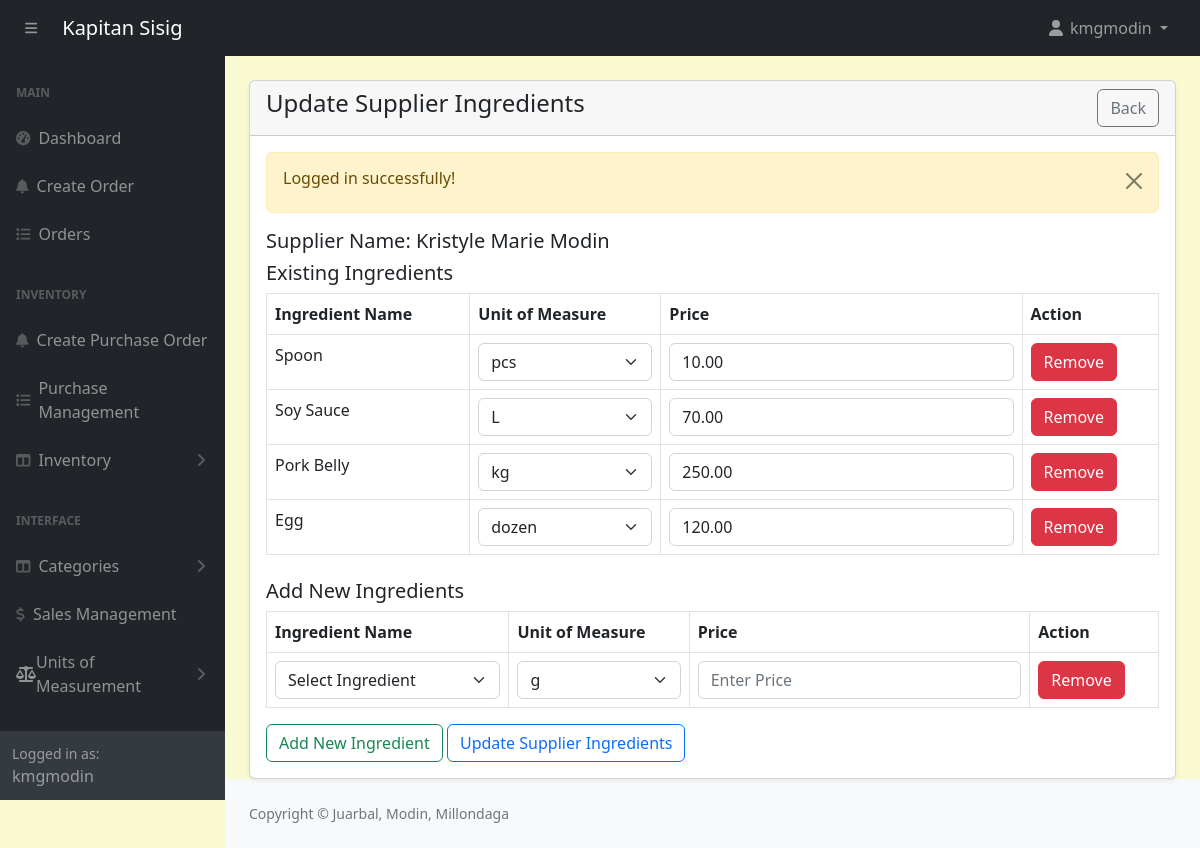
The page /admin/suppliers-ingredient-update.php?id=1 (signed in) on the database its author committed.
### tables this page shows
CREATE TABLE `suppliers` (
  `id` int(11) NOT NULL,
  `firstname` varchar(191) NOT NULL,
  `lastname` varchar(191) NOT NULL,
  `phonenumber` varchar(191) NOT NULL,
  `address` varchar(191) NOT NULL
);

CREATE TABLE `supplier_ingredients` (
  `id` int(11) NOT NULL,
  `supplier_id` int(11) NOT NULL,
  `ingredient_id` int(11) NOT NULL,
  `price` decimal(10,2) NOT NULL,
  `unit_id` int(11) NOT NULL
);

CREATE TABLE `ingredients` (
  `id` int(11) NOT NULL,
  `name` varchar(191) NOT NULL,
  `unit_id` int(11) NOT NULL,
  `category` varchar(191) NOT NULL,
  `quantity` decimal(10,2) NOT NULL,
  `reorder_point` decimal(10,2) NOT NULL
);

### admin/suppliers-ingredient-update.php (the view, shortened to what this page needs)
<?php
include('includes/header.php');
if (isset($_GET['id'])) {
    $supplierId = intval($_GET['id']);
    $supplierQuery = "SELECT * FROM suppliers WHERE id = $supplierId";
    $supplierResult = mysqli_query($conn, $supplierQuery);
    $supplier = mysqli_fetch_assoc($supplierResult);
    $ingredientsQuery = "
        SELECT si.id AS supplier_ingredient_id,
               ingredients.name AS ingredient_name,
               si.price,
               si.unit_id,
               uom.uom_name AS unit_name
        FROM supplier_ingredients si
        JOIN ingredients ON si.ingredient_id = ingredients.id
        LEFT JOIN units_of_measure uom ON si.unit_id = uom.id
        WHERE si.supplier_id = $supplierId
    ";
    $ingredientsResult = mysqli_query($conn, $ingredientsQuery);
    $hasIngredients = mysqli_num_rows($ingredientsResult) > 0;
} else {
    header('Location: suppliers.php');
    exit;
}
?>
<div class="container-fluid px-4">
    <div class="card mt-4 shadow-sm">
        <div class="card-header">
            <h4 class="mb-0">Update Supplier Ingredients
                <a href="suppliers.php" class="btn btn-outline-secondary float-end">Back</a>
            </h4>
        </div>
        <div class="card-body">
            <form action="code.php" method="POST">
                <h5>Supplier Name: <?= htmlspecialchars($supplier['firstname'] . ' ' . $supplier['lastname']); ?></h5>
                <h5>Existing Ingredients</h5>
                <table class="table table-bordered">
                    <thead>
                        <tr>
                            <th>Ingredient Name</th>
                            <th>Unit of Measure</th>
                            <th>Price</th>
                            <th>Action</th>
                        </tr>
                    </thead>
                    <tbody>
                        <?php if ($hasIngredients): ?>
                            <?php while ($ingredient = mysqli_fetch_assoc($ingredientsResult)): ?>
                                <tr>
                                    <td><?= htmlspecialchars($ingredient['ingredient_name']); ?></td>
                                    <td>
                                        <select name="unit_id[]" class="form-select" required>
                                            <?php
                                            $uomQuery = "SELECT id, uom_name FROM units_of_measure";
                                            $uomResult = mysqli_query($conn, $uomQuery);
                                            if ($uomResult && mysqli_num_rows($uomResult) > 0) {
                                                while ($uom = mysqli_fetch_assoc($uomResult)) {
                                                    $selected = ($uom['id'] == $ingredient['unit_id']) ? 'selected' : '';
                                                    echo '<option value="' . htmlspecialchars($uom['id']) . '" ' . $selected . '>' . htmlspecialchars($uom['uom_name']) . '</option>';
                                                }
                                            } else {
                                                echo '<option value="">No UoMs found</option>';
                                            }
                                            ?>
                                        </select>
                                    </td>
                                    <td>
                                        <input type="number" name="price[]" class="form-control" value="<?= htmlspecialchars($ingredient['price']); ?>" placeholder="Enter Price" min="0" step="0.01" required>
                                    </td>
                                    <td>
                                        <button type="button" class="btn btn-danger removeRow">Remove</button>
                                    </td>
                                </tr>
                            <?php endwhile; ?>
                        <?php else: ?>
                            <tr>
                                <td colspan="4" class="text-center">No ingredients found for this supplier.</td>
                            </tr>
                        <?php endif; ?>
                    </tbody>
                </table>
                <h5 class="mt-4">Add New Ingredients</h5>
                <table class="table table-bordered" id="newIngredientsTable">
                    <thead>
                        <tr>
                            <th>Ingredient Name</th>
                            <th>Unit of Measure</th>
                            <th>Price</th>
                            <th>Action</th>
                        </tr>
                    </thead>
                    <tbody>
                        <tr>
                            <td>
                                <select name="new_ingredient_id[]" class="form-select">
                                    <option value="">Select Ingredient</option>
                                </select>
                            </td>
                            <td>
                                <select name="new_unit_id[]" class="form-select">
                                    <?php
                                    $uomQuery = "SELECT id, uom_name FROM units_of_measure";
                                    $uomResult = mysqli_query($conn, $uomQuery);
                                    if ($uomResult && mysqli_num_rows($uomResult) > 0) {
                                        while ($uom = mysqli_fetch_assoc($uomResult)) {
                                            echo '<option value="' . htmlspecialchars($uom['id']) . '">' . htmlspecialchars($uom['uom_name']) . '</option>';
                                        }
                                    } else {
                                        echo '<option value="">No UoMs found</option>';
                                    }
                                    ?>
                                </select>
                            </td>
                            <td>
                                <input type="number" name="new_price[]" class="form-control" placeholder="Enter Price" min="0" step="0.01">
                            </td>
                            <td>
                                <button type="button" class="btn btn-danger removeRow">Remove</button>
                            </td>
                        </tr>
                    </tbody>
                </table>
                <button type="button" class="btn btn-outline-success" id="addRow">Add New Ingredient</button>
                <button type="submit" name="updateSupplierIngredient" class="btn btn-outline-primary">Update Supplier Ingredients</button>
            </form>
        </div>
    </div>
</div>
<?php include('includes/footer.php'); ?>

### admin/assets/css/custom.css (style rules this page uses)
body { margin: 0; font-family: system-ui, -apple-system, "Segoe UI", Roboto, "Helvetica Neue", "Noto Sans", "Liberation Sans", Arial, sans-serif; font-size: 1rem; font-weight: 400; line-height: 1.5; color: #212529; text-align: left; background-color: #FAFAD2; -webkit-text-size-adjust: 100%; -webkit-tap-highlight-color: rgba(0, 0, 0, 0); }

### rows shown on the page
suppliers: firstname+lastname "Kristyle Marie Modin"
supplier_ingredients: ingredient.name "Spoon", price "10.00"
supplier_ingredients: ingredient.name "Soy Sauce", price "70.00"
supplier_ingredients: ingredient.name "Pork Belly", price "250.00"
supplier_ingredients: ingredient.name "Egg", price "120.00"

### other values the page prints
$_SESSION['loggedInUser']['username'] "kmgmodin"
$_SESSION['message'] "Logged in successfully!"
form field value "pcs"
form field value "L"
form field value "kg"
form field value "dozen"
form field value "g"
